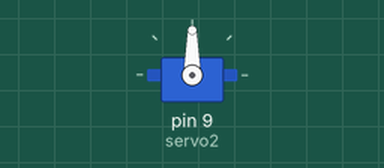
A sketch run on a simulated Arduino Uno, built with avr-gcc and run on an emulated ATmega328P. On the bench: servo. What the sketch prints to the serial monitor is not drawn.

Above: at 0.05 s.
Timing chart, 0 to 3.0 s (numbered marks = the images above):
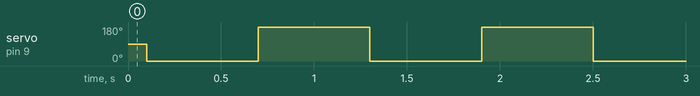

The sketch:

blocage.ino
```cpp
#include <ServoTimer2.h>
ServoTimer2 servo2;  //stop 9

void arret(bool condition){
  servo2.attach(9);
  delay(100);
   if(condition == true){
    Serial.println("déblocage");
    servo2.write(0);
   }
   if(condition == false){
    Serial.println("blocage");
    servo2.write(180);
   }
   servo2.detach();
}

void setup() {
  Serial.begin(9600);
  servo2.attach(9);
}

void loop() {
  arret(true);
  delay(500);
  arret(false);
  delay(500);

}
```

Measured:
- by itself, servo on pin 9 (servo2): alternates 180° for 0.60 s and 0° for 0.60 s
